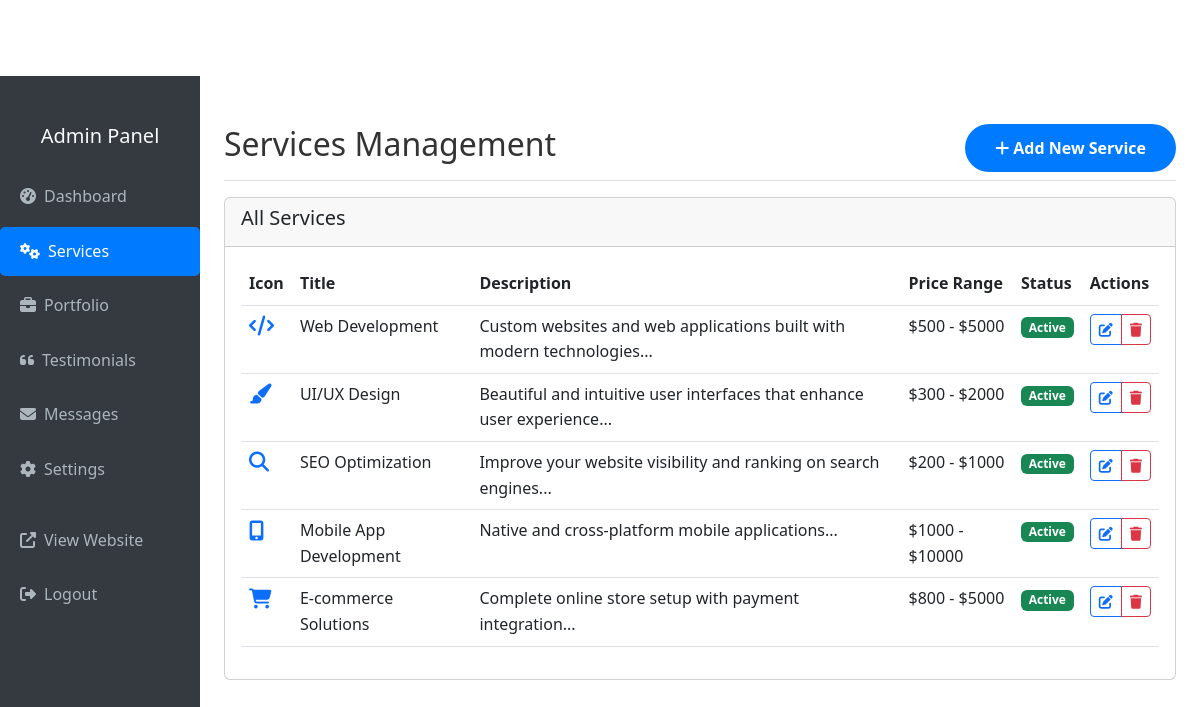
Screenshot of /assets/admin/services.php (signed in) with the database file from the repository.
### tables this page shows
CREATE TABLE services (
    id INT AUTO_INCREMENT PRIMARY KEY,
    title VARCHAR(100) NOT NULL,
    description TEXT NOT NULL,
    price_range VARCHAR(50) NOT NULL,
    icon VARCHAR(50) DEFAULT 'fas fa-code',
    is_active BOOLEAN DEFAULT TRUE,
    created_at TIMESTAMP DEFAULT CURRENT_TIMESTAMP,
    updated_at TIMESTAMP DEFAULT CURRENT_TIMESTAMP ON UPDATE CURRENT_TIMESTAMP
);

### assets/admin/services.php (the view, shortened to what this page needs)
<?php
$database = new Database();
$db = $database->getConnection();
$action = $_GET['action'] ?? 'list';
$query = "SELECT * FROM services ORDER BY created_at DESC";
$stmt = $db->prepare($query);
$stmt->execute();
$services = $stmt->fetchAll(PDO::FETCH_ASSOC);
$service = null;
?>
<!DOCTYPE html>
<html lang="en">
<head>
    <link href="https://cdn.jsdelivr.net/npm/bootstrap@5.3.0/dist/css/bootstrap.min.css" rel="stylesheet">
    <link rel="stylesheet" href="https://cdnjs.cloudflare.com/ajax/libs/font-awesome/6.4.0/css/all.min.css">
    <link rel="stylesheet" href="../assets/css/style.css">
</head>
<body>
    <div class="container-fluid">
        <div class="row">
            <nav class="col-md-3 col-lg-2 d-md-block admin-sidebar collapse">
                <div class="position-sticky pt-3">
                    <div class="text-center mb-4">
                        <h5 class="text-light">Admin Panel</h5>
                    </div>
                    <ul class="nav flex-column">
                        <li class="nav-item">
                            <a class="nav-link" href="dashboard.php">
                                <i class="fas fa-tachometer-alt me-2"></i>Dashboard
                            </a>
                        </li>
                        <li class="nav-item">
                            <a class="nav-link active" href="services.php">
                                <i class="fas fa-cogs me-2"></i>Services
                            </a>
                        </li>
                        <li class="nav-item">
                            <a class="nav-link" href="portfolio.php">
                                <i class="fas fa-briefcase me-2"></i>Portfolio
                            </a>
                        </li>
                        <li class="nav-item">
                            <a class="nav-link" href="testimonials.php">
                                <i class="fas fa-quote-left me-2"></i>Testimonials
                            </a>
                        </li>
                        <li class="nav-item">
                            <a class="nav-link" href="messages.php">
                                <i class="fas fa-envelope me-2"></i>Messages
                            </a>
                        </li>
                        <li class="nav-item">
                            <a class="nav-link" href="settings.php">
                                <i class="fas fa-cog me-2"></i>Settings
                            </a>
                        </li>
                        <li class="nav-item mt-3">
                            <a class="nav-link" href="../index.php" target="_blank">
                                <i class="fas fa-external-link-alt me-2"></i>View Website
                            </a>
                        </li>
                        <li class="nav-item">
                            <a class="nav-link" href="logout.php">
                                <i class="fas fa-sign-out-alt me-2"></i>Logout
                            </a>
                        </li>
                    </ul>
                </div>
            </nav>
            <main class="col-md-9 ms-sm-auto col-lg-10 px-md-4 admin-content">
                <div class="d-flex justify-content-between flex-wrap flex-md-nowrap align-items-center pt-3 pb-2 mb-3 border-bottom">
                    <h1 class="h2">Services Management</h1>
                    <div class="btn-toolbar mb-2 mb-md-0">
                        <a href="?action=add" class="btn btn-primary">
                            <i class="fas fa-plus me-1"></i>Add New Service
                        </a>
                    </div>
                </div>
                <?php if ($action === 'add' || $action === 'edit'): ?>
                <div class="card">
                    <div class="card-header">
                        <h5><?php echo $action === 'add' ? 'Add New Service' : 'Edit Service'; ?></h5>
                    </div>
                    <div class="card-body">
                        <form method="POST">
                            <?php if ($action === 'edit'): ?>
                            <input type="hidden" name="id" value="<?php echo $service['id']; ?>">
                            <?php endif; ?>
                            <div class="row">
                                <div class="col-md-6 mb-3">
                                    <label for="title" class="form-label">Service Title *</label>
                                    <input type="text" class="form-control" id="title" name="title"
                                           value="<?php echo htmlspecialchars($service['title'] ?? ''); ?>" required>
                                </div>
                                <div class="col-md-6 mb-3">
                                    <label for="price_range" class="form-label">Price Range *</label>
                                    <input type="text" class="form-control" id="price_range" name="price_range"
                                           value="<?php echo htmlspecialchars($service['price_range'] ?? ''); ?>"
                                           placeholder="e.g., $500 - $2000" required>
                                </div>
                            </div>
                            <div class="mb-3">
                                <label for="description" class="form-label">Description *</label>
                                <textarea class="form-control" id="description" name="description" rows="4" required><?php echo htmlspecialchars($service['description'] ?? ''); ?></textarea>
                            </div>
                            <div class="row">
                                <div class="col-md-6 mb-3">
                                    <label for="icon" class="form-label">Icon Class</label>
                                    <input type="text" class="form-control" id="icon" name="icon"
                                           value="<?php echo htmlspecialchars($service['icon'] ?? 'fas fa-code'); ?>"
                                           placeholder="e.g., fas fa-code">
                                    <small class="form-text text-muted">Use Font Awesome icon classes</small>
                                </div>
                                <div class="col-md-6 mb-3">
                                    <div class="form-check mt-4">
                                        <input class="form-check-input" type="checkbox" id="is_active" name="is_active"
                                               <?php echo ($service['is_active'] ?? 1) ? 'checked' : ''; ?>>
                                        <label class="form-check-label" for="is_active">
                                            Active Service
                                        </label>
                                    </div>
                                </div>
                            </div>
                            <div class="d-flex gap-2">
                                <button type="submit" class="btn btn-primary">
                                    <i class="fas fa-save me-1"></i><?php echo $action === 'add' ? 'Add Service' : 'Update Service'; ?>
                                </button>
                                <a href="services.php" class="btn btn-secondary">
                                    <i class="fas fa-times me-1"></i>Cancel
                                </a>
                            </div>
                        </form>
                    </div>
                </div>
                <?php else: ?>
                <div class="card">
                    <div class="card-header">
                        <h5>All Services</h5>
                    </div>
                    <div class="card-body">
                        <?php if (empty($services)): ?>
                        <div class="text-center py-5">
                            <i class="fas fa-cogs fa-3x text-muted mb-3"></i>
                            <h5 class="text-muted">No services found</h5>
                            <p class="text-muted">Add your first service to get started.</p>
                            <a href="?action=add" class="btn btn-primary">Add Service</a>
                        </div>
                        <?php else: ?>
                        <div class="table-responsive">
                            <table class="table table-hover">
                                <thead>
                                    <tr>
                                        <th>Icon</th>
                                        <th>Title</th>
                                        <th>Description</th>
                                        <th>Price Range</th>
                                        <th>Status</th>
                                        <th>Actions</th>
                                    </tr>
                                </thead>
                                <tbody>
                                    <?php foreach($services as $service): ?>
                                    <tr>
                                        <td>
                                            <i class="<?php echo htmlspecialchars($service['icon']); ?> fa-lg text-primary"></i>
                                        </td>
                                        <td><?php echo htmlspecialchars($service['title']); ?></td>
                                        <td><?php echo htmlspecialchars(substr($service['description'], 0, 100)) . '...'; ?></td>
                                        <td><?php echo htmlspecialchars($service['price_range']); ?></td>
                                        <td>
                                            <?php if($service['is_active']): ?>
                                            <span class="badge bg-success">Active</span>
                                            <?php else: ?>
                                            <span class="badge bg-secondary">Inactive</span>
                                            <?php endif; ?>
                                        </td>
                                        <td>
                                            <div class="btn-group btn-group-sm">
                                                <a href="?action=edit&id=<?php echo $service['id']; ?>"
                                                   class="btn btn-outline-primary" title="Edit">
                                                    <i class="fas fa-edit"></i>
                                                </a>
                                                <a href="?delete=<?php echo $service['id']; ?>"
                                                   class="btn btn-outline-danger"
                                                   onclick="return confirm('Are you sure you want to delete this service?')"
                                                   title="Delete">
                                                    <i class="fas fa-trash"></i>
                                                </a>
                                            </div>
                                        </td>
                                    </tr>
                                    <?php endforeach; ?>
                                </tbody>
                            </table>
                        </div>
                        <?php endif; ?>
                    </div>
                </div>
                <?php endif; ?>
            </main>
        </div>
    </div>
</body>
</html>

### assets/css/style.css (style rules this page uses)
:root { --primary-color: #007bff; --secondary-color: #6c757d; --accent-color: #28a745; --dark-color: #343a40; --light-color: #f8f9fa; --gradient: linear-gradient(135deg, #667eea 0%, #764ba2 100%); }
* { margin: 0; padding: 0; box-sizing: border-box; }
body { font-family: 'Segoe UI', Tahoma, Geneva, Verdana, sans-serif; line-height: 1.6; color: #333; padding-top: 76px; }
.btn-primary { background: var(--primary-color); border: none; padding: 12px 30px; font-weight: 600; border-radius: 50px; transition: all 0.3s ease; }
.admin-sidebar { background: var(--dark-color); min-height: 100vh; padding: 2rem 0; }
.admin-sidebar .nav-link { color: #adb5bd; padding: 12px 20px; border-radius: 5px; margin-bottom: 5px; transition: all 0.3s ease; }
.admin-sidebar .nav-link:hover, .admin-sidebar .nav-link.active { background: var(--primary-color); color: white; }
.admin-content { padding: 2rem; }

### rows the page displays
services: title "Web Development", description "Custom websites and web applications built with modern technologies", price_range "$500 - $5000", is_active "Active"
services: title "UI/UX Design", description "Beautiful and intuitive user interfaces that enhance user experience", price_range "$300 - $2000", is_active "Active"
services: title "SEO Optimization", description "Improve your website visibility and ranking on search engines", price_range "$200 - $1000", is_active "Active"
services: title "Mobile App Development", description "Native and cross-platform mobile applications", price_range "$1000 - $10000", is_active "Active"
services: title "E-commerce Solutions", description "Complete online store setup with payment integration", price_range "$800 - $5000", is_active "Active"
